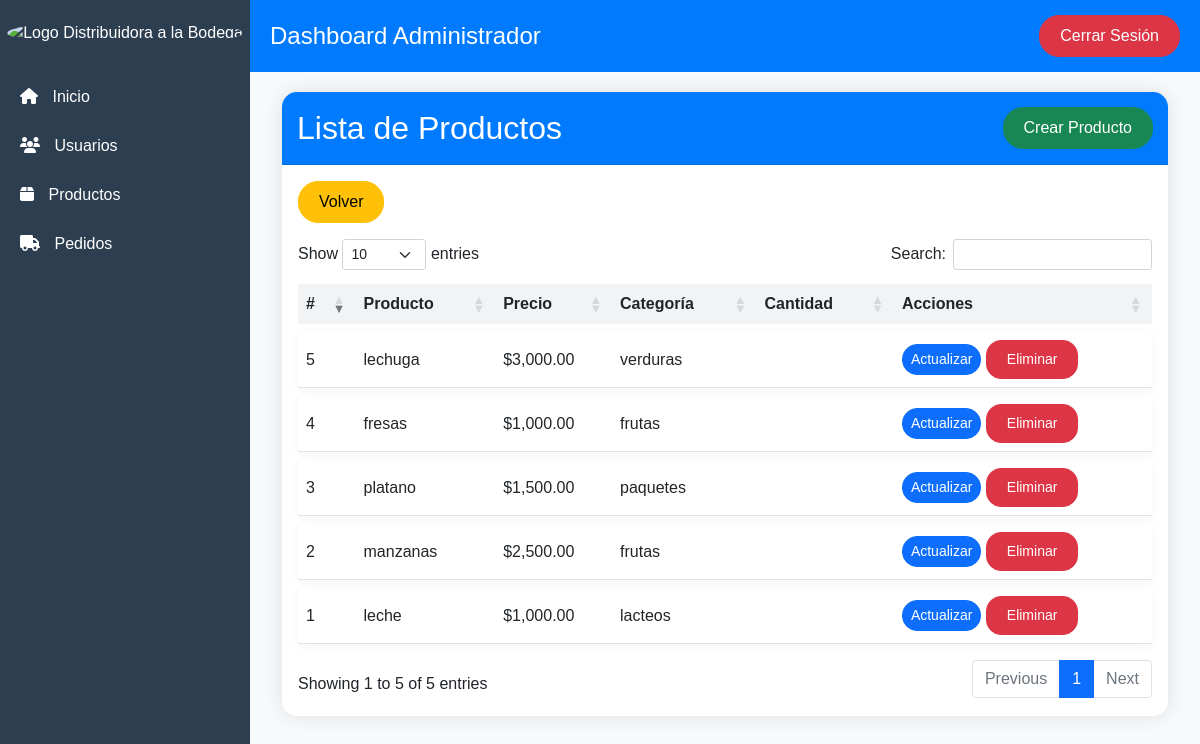
Page /CRUD/productosadm/lista_productos.php on the committed database.
### tables this page shows
CREATE TABLE Producto (
    id_Producto INT AUTO_INCREMENT PRIMARY KEY, 
    descrip_Producto VARCHAR(100) NOT NULL,
    precio_Producto DOUBLE NOT NULL, 
    categoria_Producto VARCHAR(40) NOT NULL,
    estado_Producto VARCHAR(30) NOT NULL 
);

### CRUD/productosadm/lista_productos.php (the view, shortened to what this page needs)
<!DOCTYPE html>
<html lang="es">
<head>
    <link href="https://cdn.jsdelivr.net/npm/bootstrap@5.1.3/dist/css/bootstrap.min.css" rel="stylesheet">
    <link rel="stylesheet" href="https://cdn.datatables.net/1.11.5/css/dataTables.bootstrap5.min.css">
    <link rel="stylesheet" href="https://cdnjs.cloudflare.com/ajax/libs/font-awesome/6.4.0/css/all.min.css">
</head>
<body>
    <div class="dashboard">
        <aside class="sidebar">
            <div class="logo">
                <img src="/placeholder.svg?height=120&width=120" alt="Logo Distribuidora a la Bodega">
            </div>
            <nav class="nav flex-column">
                <a class="nav-link" href="../../admnpag/index_admin.php"><i class="fas fa-home"></i> Inicio</a>
                <a class="nav-link" href="../crudadm.php"><i class="fas fa-users"></i> Usuarios</a>
                <a class="nav-link active" href="lista_productos.php"><i class="fas fa-box"></i> Productos</a>
                <a class="nav-link" href="../pedido/listar_pedidos.php"><i class="fas fa-truck"></i> Pedidos</a>
            </nav>
        </aside>
        <main class="main-content">
            <header class="header">
                <h1>Dashboard Administrador</h1>
                <button class="btn btn-danger" onclick="cerrarSesion()">Cerrar Sesión</button>
            </header>
            <div class="content">
                <div class="container">
                    <div class="card">
                        <div class="card-header d-flex justify-content-between align-items-center">
                            <h2 class="mb-0">Lista de Productos</h2>
                            <a href="crear_producto.php" class="btn btn-success">Crear Producto</a>
                        </div>
                        <div class="card-body">
                            <a href="../../admnpag/index_admin.php" class="btn btn-warning mb-3">Volver</a>
                            <table class="table table-hover" id="datatable">
                                <thead>
                                    <tr>
                                        <th>#</th>
                                        <th>Producto</th>
                                        <th>Precio</th>
                                        <th>Categoría</th>
                                        <th>Cantidad</th>
                                        <th>Acciones</th>
                                    </tr>
                                </thead>
                                <tbody>
                                    <?php
                                    include '../../PHP/conexion_be.php';
                                    $sql = $conexion->query("SELECT * FROM producto");
                                    while($data = $sql->fetch_object()) { ?>
                                    <tr>
                                        <td><?= $data->id_Producto ?></td>
                                        <td><?= $data->descrip_Producto ?></td>
                                        <td>$<?= number_format($data->precio_Producto, 2) ?></td>
                                        <td><?= $data->categoria_Producto ?></td>
                                        <td><?= $data->cantidad_Prod ?></td>
                                        <td>
                                            <a href="actualizar_producto.php?id=<?= $data->id_Producto ?>" class="btn btn-primary btn-sm">Actualizar</a>
                                            <a href="eliminar_producto.php?id=<?= $data->id_Producto ?>" class="btn btn-danger btn-sm" onclick="return confirm('¿Estás seguro de que deseas eliminar este producto?')">Eliminar</a>
                                        </td>
                                    </tr>
                                    <?php
                                    }
                                    ?>
                                </tbody>
                            </table>
                        </div>
                    </div>
                </div>
            </div>
        </main>
    </div>
</body>
</html>

### CRUD/productosadm/lista_productos.php (style rules this page uses)
body { font-family: 'Arial', sans-serif; background-color: #f8f9fa; }
.dashboard { display: flex; min-height: 100vh; }
.sidebar { width: 250px; background-color: #2c3e50; color: white; padding-top: 20px; }
.sidebar .logo { text-align: center; margin-bottom: 30px; }
.sidebar .logo img { width: 120px; border-radius: 50%; }
.sidebar .nav-link { color: white; padding: 10px 20px; margin-bottom: 5px; }
.sidebar .nav-link i { margin-right: 10px; }
.main-content { flex-grow: 1; display: flex; flex-direction: column; }
.header { background-color: #007bff; color: white; padding: 15px 20px; display: flex; justify-content: space-between; align-items: center; }
.header h1 { margin: 0; font-size: 24px; }
.content { padding: 20px; flex-grow: 1; }
.card { border: none; border-radius: 15px; box-shadow: 0 0 20px rgba(0,0,0,0.1); }
.card-header { background-color: #007bff; color: white; border-radius: 15px 15px 0 0 !important; padding: 15px; }
.btn-success, .btn-warning, .btn-danger { border-radius: 20px; padding: 8px 20px; }
#datatable { border-collapse: separate; border-spacing: 0 8px; }
#datatable thead th { border-bottom: none; background-color: #f1f3f5; }
#datatable tbody tr { box-shadow: 0 2px 10px rgba(0,0,0,0.05); border-radius: 5px; transition: transform 0.2s; }
#datatable tbody td { vertical-align: middle; }
.btn-sm { border-radius: 15px; }

### rows in the picture
producto: id_Producto "1", descrip_Producto "leche", precio_Producto "1,000.00", categoria_Producto "lacteos"
producto: id_Producto "2", descrip_Producto "manzanas", precio_Producto "2,500.00", categoria_Producto "frutas"
producto: id_Producto "3", descrip_Producto "platano", precio_Producto "1,500.00", categoria_Producto "paquetes"
producto: id_Producto "4", descrip_Producto "fresas", precio_Producto "1,000.00", categoria_Producto "frutas"
producto: id_Producto "5", descrip_Producto "lechuga", precio_Producto "3,000.00", categoria_Producto "verduras"
